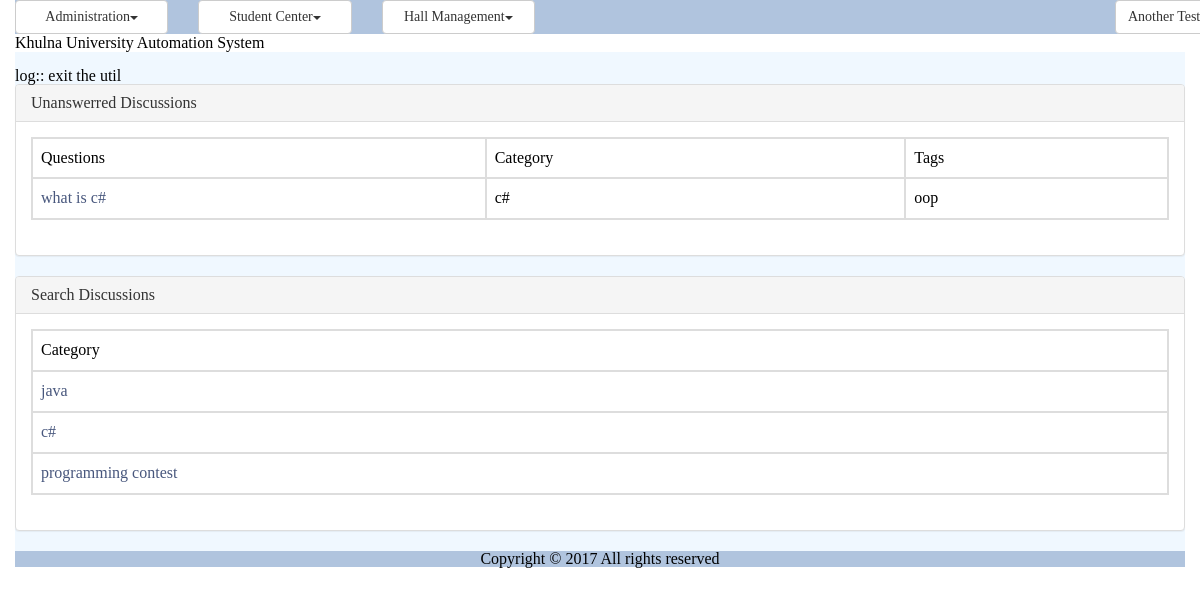
Screenshot of /discussion_unanswered.php (signed in) with the database file from the repository.
### tables this page shows
CREATE TABLE `tbl_discussion` (
  `ID` varchar(40) NOT NULL,
  `Title` varchar(150) NOT NULL,
  `CategoryID` varchar(40) NOT NULL,
  `Description` varchar(300) NOT NULL,
  `Tag` varchar(200) NOT NULL,
  `CreationDate` datetime NOT NULL,
  `CreatorID` varchar(40) NOT NULL
);

CREATE TABLE `tbl_discussion_category` (
  `ID` varchar(40) NOT NULL,
  `Name` varchar(40) NOT NULL
);

### modules/forum/ui/blade/view.unanswered.blade.php (called while the page is built, shortened)
<?php
include_once UTILITY.'class.util.php';
include_once MODULES_FORUM.'bao/class.unansweredbao.php';
$_UnansweredBAO = new UnansweredBAO();
?>

### modules/forum/bao/class.unansweredbao.php (called while the page is built, shortened)
<?php
include_once UTILITY.'class.util.php';
include_once MODULES_FORUM.'dao/class.unanswereddao.php';
Class UnansweredBAO{
	private $_UnansweredDAO;
	public function __construct(){
		$this->_UnansweredDAO = new UnansweredDAO();
	}
	public function getAllDiscussions(){
		$Result = $this->_UnansweredDAO->getAllDiscussions();
		return $Result;
	}
	public function getAllDiscussionCategorys(){
		$Result = $this->_UnansweredDAO->getAllDiscussionCategorys();
		return $Result;
	}
	public function getNameFromCatagoryID($Discussion){
		$Result = $this->_UnansweredDAO->getNameFromCatagoryID($Discussion);
		return $Result;
	}
}
?>

### modules/forum/dao/class.unanswereddao.php (called while the page is built, shortened)
<?php
include_once COMMON.'class.common.php';
include_once COMMON.'class.common.forum.php';
include_once UTILITY.'class.util.php';
Class UnansweredDAO{
	private $_DB;
	public function __construct(){
		$this->_DB = DBUtil::getInstance();
	}
	public function getAllDiscussions(){
		$DiscussionList = array();
		$this->_DB->doQuery("SELECT * FROM tbl_discussion WHERE ID NOT IN (SELECT DiscussionID FROM tbl_discussion_comment)");
		$rows = $this->_DB->getAllRows();
		for($i = 0; $i < sizeof($rows); $i++) {
			$row = $rows[$i];
			$this->_Discussion = new Discussion();
		    $this->_Discussion->setID ( $row['ID']);
		    $this->_Discussion->setName( $row['Title'] );
		    $this->_Discussion->setCategory( $row['CategoryID'] );
		    $this->_Discussion->setDescription( $row['Description'] );
		    $this->_Discussion->setTag( $row['Tag'] );
		    $this->_Discussion->setCreationDate( $row['CreationDate'] );
		    $this->_Discussion->setCreator( $row['CreatorID'] );
		    $DiscussionList[]=$this->_Discussion;
		}
		$Result = new Result();
		$Result->setIsSuccess(1);
		$Result->setResultObject($DiscussionList);
		return $Result;
	}
	public function getAllDiscussionCategorys(){
		$DiscussionCategoryList = array();
		$this->_DB->doQuery("SELECT * FROM tbl_discussion_category");
		$rows = $this->_DB->getAllRows();
		for($i = 0; $i < sizeof($rows); $i++) {
			$row = $rows[$i];
			$this->_DiscussionCategory = new DiscussionCategory();
		    $this->_DiscussionCategory->setID ( $row['ID']);
		    $this->_DiscussionCategory->setName( $row['Name'] );
		    $DiscussionCategoryList[]=$this->_DiscussionCategory;
		}
		$Result = new Result();
		$Result->setIsSuccess(1);
		$Result->setResultObject($DiscussionCategoryList);
		return $Result;
	}
	public function getNameFromCatagoryID($CatagoryID){
		$SQL = "SELECT * FROM tbl_discussion_category
				WHERE ID='".$CatagoryID."'";
		$SQL = $this->_DB->doQuery($SQL);
		$row = $this->_DB->getTopRow();
		$this->_DiscussionCategory = new DiscussionCategory();
		$this->_DiscussionCategory->setID ( $row['ID']);
		$this->_DiscussionCategory->setName( $row['Name'] );
	 	$Result = new Result();
		$Result->setIsSuccess(1);
		$Result->setResultObject($this->_DiscussionCategory);
		return $Result;
	}
}
?>

### common/class.common.php (called while the page is built, shortened)
<?php
class Result{
    private $_IsSuccess=0;
    private $_ResultObject;
    public function setIsSuccess($IsSuccess){
        $this->_IsSuccess = $IsSuccess;
    }
    public function getIsSuccess(){
        return $this->_IsSuccess;
    }
    public function setResultObject($ResultObject){
        $this->_ResultObject = $ResultObject;
    }
    public function getResultObject(){
        return $this->_ResultObject;
    }
}
?>

### common/class.common.forum.php (called while the page is built, shortened)
<?php
class DiscussionCategory{
    private $_ID;
    private $_name;
    public function setID ( $ID ) {
        $this->_ID = $ID;
    }
    public function getID () {
        return $this->_ID;
    }
    public function setName ($Name){
        $this->_name = $Name;
    }
    public function getName(){
        return $this->_name;
    }
}
class Discussion{
    private $_ID;
    private $_Name;
    private $_Category;
    private $_Tag;
    public function setID ( $ID ) {
        $this->_ID = $ID;
    }
    public function getID () {
        return $this->_ID;
    }
    public function setName ( $Name ) {
        $this->_Name = $Name;
    }
    public function getName () {
        return $this->_Name;
    }
    public function setCategory ( $Category ) {
        $this->_Category = $Category;
    }
    public function getCategory () {
        return $this->_Category;
    }
    public function setTag( $Tag ) {
        $this->_Tag = $Tag;
    }
    public function getTag() {
        return $this->_Tag;
    }
}
?>

### modules/forum/ui/view.unanswered.php (the view)
<?php
include_once 'blade/view.unanswered.blade.php';
include_once COMMON.'class.common.php';
?>
<div class="panel panel-default">
    <div class="panel-heading">Unanswerred Discussions</div>
    <div class="panel-body">
	<table class="table table-bordered">
	<?php
	$Result = $_UnansweredBAO->getAllDiscussions();
	if($Result->getIsSuccess()){
		$DiscussionList = $Result->getResultObject();
	?>
		<tr>
			<th>Questions</th>
			<th>Category</th>
			<th>Tags</th>
		</tr>
		<?php
		for($i = 0; $i < sizeof($DiscussionList); $i++) {
			$Discussion = $DiscussionList[$i];
			?>
		    <tr>
		    <td><a href="discussion_comment.php?view=<?php echo $Discussion->getID(); ?>" onclick="return ; " >
		    <?php echo $Discussion->getName(); ?></a></td>
			    <td><?php $id = $Discussion->getCategory();
			    	$Result2 = $_UnansweredBAO->getNameFromCatagoryID($id);
			    	if ($Result2->getIsSuccess()) {
			    		$DiscussionCategory = $Result2->getResultObject();
			    		echo $DiscussionCategory->getName();
			    	}
			    	 ?></td>
			    <td><?php echo $Discussion->getTag(); ?></td>
		    </tr>
	    <?php
		}
	}
	else{
		echo $Result->getResultObject();
	}
	?>
	</table>
	</div>
</div>
<div class="panel panel-default">
    <div class="panel-heading">Search Discussions</div>
    <div class="panel-body">
		<table class="table table-bordered">
			<tr><th>Category</th></tr>
			<tr><?php
				$Result = $_UnansweredBAO->getAllDiscussionCategorys();
				if($Result->getIsSuccess())
				{
					$DiscussionCategorys = $Result->getResultObject();
			        for ($i=0; $i < sizeof($DiscussionCategorys); $i++)
					{
						$DiscussionCategory = $DiscussionCategorys[$i];?>
						<tr><td><a href="search_discussion.php?Category=<?php echo $DiscussionCategory->getID(); ?>" onclick="return; "> <?php echo $DiscussionCategory->getName() ?> </a></td></tr>
					<?php
					}
				}
				?>
			</tr>
		</table>
	</div>
</div>

### resources/css/style.css (style rules this page uses)
table,td { border:solid #e9e9e9 1px; }
body { font-family: Verdana; font-size: 12px; color: #444; }
a { color: #48577D; text-decoration: none; }

### rows the page displays
tbl_discussion: Title "what is c#", tbl_discussion_category.Name "c#", Tag "oop"
tbl_discussion_category: Name "java"
tbl_discussion_category: Name "c#"
tbl_discussion_category: Name "programming contest"

### other values shown
$globalMenu[$i]->getTitle() "Administration Student Center Hall Management"
$CurrentUser->getFirstName() "Another"
$CurrentUser->getLastName() "Test…"
